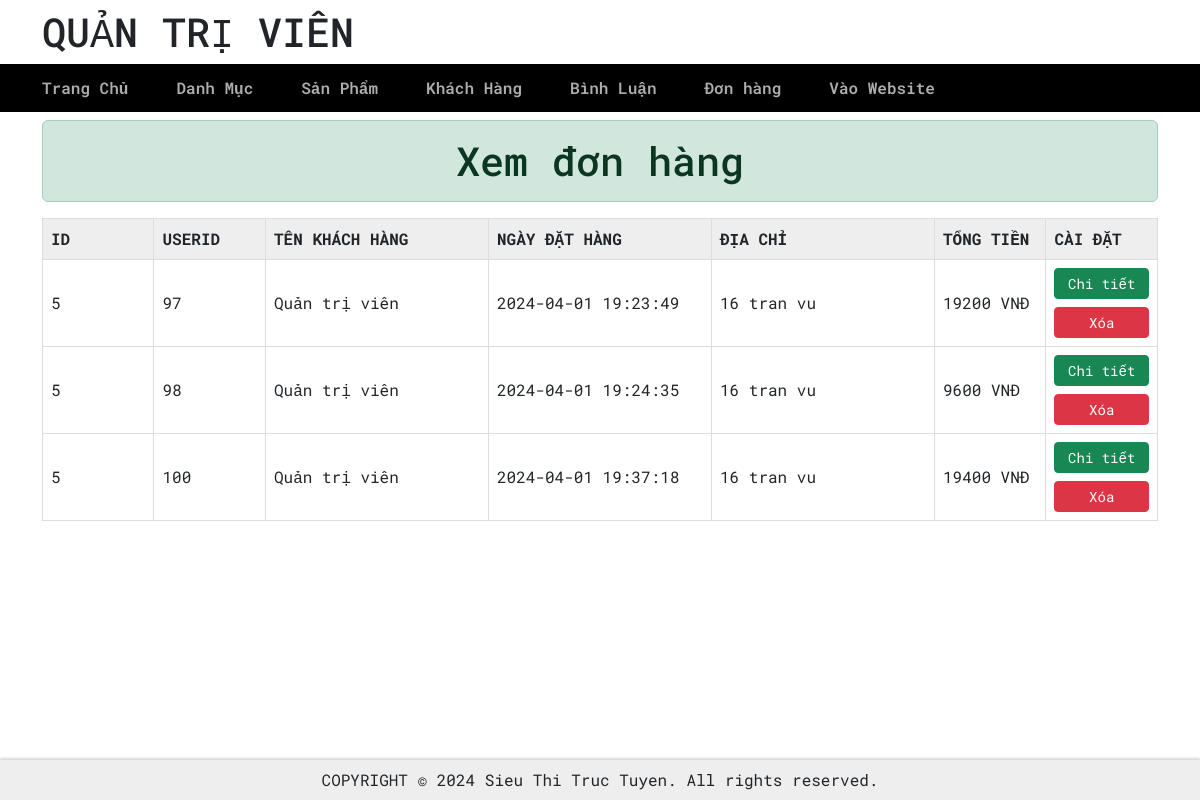
The app's page /admin/admin.php?page=don-hang with its own data.
### tables this page shows
CREATE TABLE `bills` (
  `bill_id` int(11) NOT NULL,
  `user_id` int(11) NOT NULL DEFAULT 0,
  `bill_user` varchar(50) NOT NULL,
  `bill_email` varchar(255) NOT NULL,
  `bill_address` varchar(255) NOT NULL,
  `bill_phone` varchar(10) NOT NULL,
  `bill_time` datetime NOT NULL,
  `bill_total` decimal(10,0) NOT NULL DEFAULT 0,
  `bill_paymethod` tinyint(1) NOT NULL DEFAULT 1 COMMENT '1. Thanh toán khi nhận hàng\r\n2. Chuyển khoản ngân hàng\r\n3. Ví điện tử MoMo',
  `bill_status` tinyint(1) DEFAULT 0 COMMENT '0. Đơn mới\r\n1. Đang xử lý\r\n2. Đang giao hàng\r\n3. Đã giao hàng'
);

### model/pdo.php (called while the page is built, shortened)
<?php
function pdo_get_connection() {
    $servername = "localhost";
    $username   = "root";
    $password   = "";
    $dbname     = "db_dienthoai";
    try {
        $conn = new PDO("mysql:host=$servername;dbname=$dbname", $username, $password);
        $conn->setAttribute(PDO::ATTR_ERRMODE, PDO::ERRMODE_EXCEPTION);
        return $conn;
    } catch (PDOException $e) {
        echo "Connection failed: " . $e->getMessage();
    }
}
function pdo_query($sql) {
    $sql_args = array_slice(func_get_args(), 1);
    try {
        $conn = pdo_get_connection();
        $stmt = $conn->prepare($sql);
        $stmt->execute($sql_args);
        $rows = $stmt->fetchAll();
        return $rows;
    } catch (PDOException $e) {
        throw $e;
    } finally {
        unset($conn);
    }
}

### model/model_giohang.php (called while the page is built, shortened)
<?php
function selectAllBill(){
    $sql = "SELECT * FROM bills";
    $result = pdo_query($sql);
    return $result;
}

### admin/bills/donhang_list.php (the view, shortened to what this page needs)
<div class="container">
    <h1 class="text-center alert alert-success">Xem đơn hàng</h1>
    <div class="row mx-0 mt-3" style="margin-bottom: 10rem;">
        <table>
            <?php
                if(!empty($listBills)){
                    echo "
                    <thead>
                    <tr>
                        <th class='col-1'>ID</th>
                        <th class='col-1'>USERID</th>
                        <th class='col-2'>TÊN KHÁCH HÀNG</th>
                        <th class='col-2'>NGÀY ĐẶT HÀNG</th>
                        <th class='col-2'>ĐỊA CHỈ</th>
                        <th class='col-1'>TỔNG TIỀN</th>
                        <th class='col-1'>CÀI ĐẶT</th>
                    </tr>
                    </thead>
                    ";
                    echo "<tbody>";
                    foreach ($listBills as $row) {
                        extract($row);
                        echo '
                            <tr>
                                <td>' . $user_id   . '</td>
                                <td>' . $bill_id   . '</td>
                                <td>' . $bill_user . '</td>
                                <td>' . $bill_time   . '</td>
                                <td>'. $bill_address   . '</td>
                                <td>' . $bill_total   . ' VNĐ</td>
                                <td>
                                    <a href="admin.php?page=don-hang-chi-tiet&id=' . $bill_id . '" class="btn btn-sm btn-success w-100">Chi tiết</a>
                                    <button class="btn btn-sm btn-danger w-100 mt-2" onclick="openModal(' . $bill_id . ')">Xóa</button>
                                </td>
                            </tr>';
                    }
                    echo "</tbody>";
                }else{
                    echo "Chưa có đơn hàng nào";
                }
                ?>
        </table>
    </div>
</div>

### assets/css/main.css (style rules this page uses)
* { box-sizing: border-box; }
body { font-family: 'Roboto Mono', monospace; }

### assets/css/admin.css (style rules this page uses)
table { border-collapse: collapse; width: 100%; }
td, th { border: 1px solid #ddd; text-align: left; padding: 8px; }
thead { background-color: #eee; }

### records on screen
bills: user "5", bill_id "97", bill_user "Quản trị viên", bill_time "2024-04-01 19:23:49", bill_address "16 tran vu", bill_total "19200"
bills: user "5", bill_id "98", bill_user "Quản trị viên", bill_time "2024-04-01 19:24:35", bill_address "16 tran vu", bill_total "9600"
bills: user "5", bill_id "100", bill_user "Quản trị viên", bill_time "2024-04-01 19:37:18", bill_address "16 tran vu", bill_total "19400"
